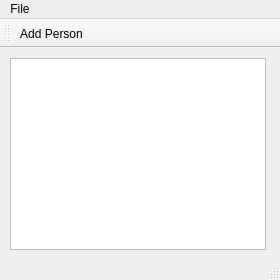
<?xml version="1.0" encoding="UTF-8"?>
<ui version="4.0">
 <class>MainWindow</class>
 <widget class="QMainWindow" name="MainWindow">
  <property name="enabled">
   <bool>true</bool>
  </property>
  <property name="geometry">
   <rect>
    <x>0</x>
    <y>0</y>
    <width>280</width>
    <height>280</height>
   </rect>
  </property>
  <property name="sizePolicy">
   <sizepolicy hsizetype="Preferred" vsizetype="Preferred">
    <horstretch>0</horstretch>
    <verstretch>0</verstretch>
   </sizepolicy>
  </property>
  <property name="minimumSize">
   <size>
    <width>0</width>
    <height>0</height>
   </size>
  </property>
  <property name="maximumSize">
   <size>
    <width>16777215</width>
    <height>16777215</height>
   </size>
  </property>
  <property name="windowTitle">
   <string>People</string>
  </property>
  <widget class="QWidget" name="centralwidget">
   <widget class="QListWidget" name="listWidget">
    <property name="geometry">
     <rect>
      <x>10</x>
      <y>10</y>
      <width>256</width>
      <height>192</height>
     </rect>
    </property>
   </widget>
  </widget>
  <widget class="QMenuBar" name="menubar">
   <property name="geometry">
    <rect>
     <x>0</x>
     <y>0</y>
     <width>280</width>
     <height>20</height>
    </rect>
   </property>
   <widget class="QMenu" name="menuFile">
    <property name="title">
     <string>File</string>
    </property>
    <addaction name="actionAdd_Person"/>
    <addaction name="separator"/>
    <addaction name="actionExit"/>
   </widget>
   <addaction name="menuFile"/>
  </widget>
  <widget class="QStatusBar" name="statusbar"/>
  <widget class="QToolBar" name="toolBar">
   <property name="windowTitle">
    <string>toolBar</string>
   </property>
   <attribute name="toolBarArea">
    <enum>TopToolBarArea</enum>
   </attribute>
   <attribute name="toolBarBreak">
    <bool>false</bool>
   </attribute>
   <addaction name="actionAdd_Person"/>
  </widget>
  <action name="actionExit">
   <property name="text">
    <string> Exit</string>
   </property>
   <property name="shortcut">
    <string>E</string>
   </property>
  </action>
  <action name="actionAdd_Person">
   <property name="text">
    <string>Add Person</string>
   </property>
   <property name="shortcut">
    <string>A</string>
   </property>
  </action>
 </widget>
 <resources/>
 <connections/>
</ui>
